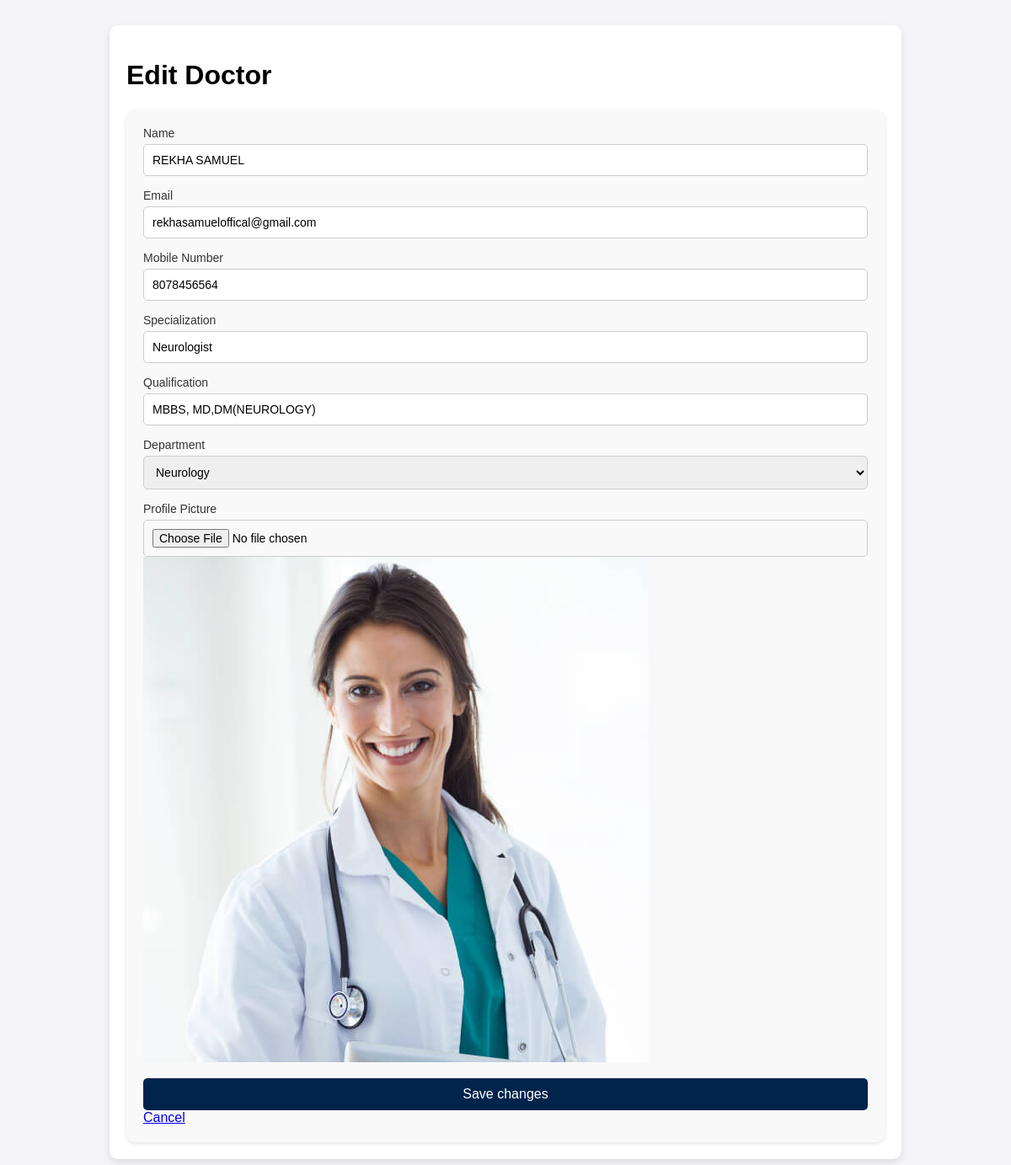
Screenshot of /doctors/edit/2/ with the database file from the repository.
### hmsapp/models.py (models this page shows, shortened)
class Doctor(models.Model):
    user = models.OneToOneField(CustomUser, on_delete=models.CASCADE, null=True, blank=True)
    doc_pic = models.ImageField(upload_to='doctor/images/',null=True, blank=True)
    doc_name = models.CharField(max_length=200)
    email = models.EmailField(max_length=200)
    mobile_number = models.CharField(max_length=15, validators=[phone_regex])
    qualification = models.CharField(max_length=200)
    specialization = models.CharField(max_length=200)
    department = models.ForeignKey(Department, on_delete=models.CASCADE)
    doctor_id = models.CharField(max_length=6, unique=True, null=True, blank=True)
    created_at = models.DateTimeField(auto_now_add=True)
    updated_at = models.DateTimeField(auto_now=True)

### hmsapp/views.py (the view)
# urls.py: path('doctors/edit/<int:doctor_id>/', views.edit_doctor, name='edit_doctor'),
def edit_doctor(request, doctor_id):
    departments = Department.objects.all()
    doctor = get_object_or_404(Doctor, id=doctor_id)
    user = doctor.user
    if request.method == 'POST':
        form = DoctorForm(request.POST, request.FILES, instance=doctor)
        if form.is_valid():
            email = form.cleaned_data['email']
            doc_name = form.cleaned_data['doc_name']
            if CustomUser.objects.filter(email=email).exclude(id=user.id).exists():
                messages.error(request, "This email is already associated with another account.")
                return redirect('edit_doctor', doctor_id=doctor.id)
            user.email = email
            user.username = doc_name
            user.save()
            form.save()
            messages.success(request, "Doctor updated successfully.")
            return redirect('admin_home')
    else:
        form = DoctorForm(instance=doctor)
    return render(request, 'admin/edit_doctor.html', {'form': form, 'departments' : departments })

### hmsapp/forms.py (shortened to what this page needs)
class DoctorForm(forms.ModelForm):
    class Meta:
        model = Doctor
        exclude = ['doctor_id']
        fields = [
            'doc_name', 'email', 'mobile_number',
            'specialization', 'qualification',
            'department', 'doc_pic'
        ]
        widgets = {
            'doc_name': forms.TextInput(attrs={'class': 'form-control'}),
            'email': forms.EmailInput(attrs={'class': 'form-control'}),
            'mobile_number': forms.TextInput(attrs={'class': 'form-control'}),
            'specialization': forms.TextInput(attrs={'class': 'form-control'}),
            'qualification': forms.TextInput(attrs={'class': 'form-control'}),
            'department': forms.Select(attrs={'class': 'form-control'}),
            'doc_pic': forms.ClearableFileInput(attrs={'class': 'form-control'}),
        }

### templates/admin/edit_doctor.html (shortened to what this page needs)
<!DOCTYPE html>
{% load static %}
<html lang="en">
<head>
    <link rel="stylesheet" href="{% static 'css/custom_form.css' %}">
</head>
<body>
    <div class="container">
        <h1>Edit Doctor</h1>
        <form method="POST" enctype="multipart/form-data" class="form-container">
            <div class="form-group">
                <label for="doc_name">Name</label>
                <input type="text" id="doc_name" name="doc_name" value="{{ form.doc_name.value }}" required>
            </div>
            <div class="form-group">
                <label for="email">Email</label>
                <input type="email" id="email" name="email" value="{{ form.email.value }}" required>
            </div>
            <div class="form-group">
                <label for="mobile_number">Mobile Number</label>
                <input type="tel" id="mobile_number" name="mobile_number" value="{{ form.mobile_number.value }}" required>
            </div>
            <div class="form-group">
                <label for="specialization">Specialization</label>
                <input type="text" id="specialization" name="specialization" value="{{ form.specialization.value }}" required>
            </div>
            <div class="form-group">
                <label for="qualification">Qualification</label>
                <input type="text" id="qualification" name="qualification" value="{{ form.qualification.value }}" required>
            </div>
            <div class="form-group">
                <label for="department">Department</label>
                <select id="department" name="department" required>
                    {% for dept in departments %}
                    <option value="{{ dept.id }}" {% if form.department.value == dept.id %}selected{% endif %}>{{ dept.dpt_name }}</option>
                    {% endfor %}
                </select>
            </div>
            <div class="form-group">
                <label for="doc_pic">Profile Picture</label>
                <input type="file" id="doc_pic" name="doc_pic" accept="image/*">
                {% if form.doc_pic.value %}
                <div class="image-preview">
                    <img src="{{ form.doc_pic.value.url }}" alt="Current Image">
                </div>
                {% endif %}
            </div>
            <div class="form-actions">
                <button type="submit" class="btn primary">Save changes</button>
                <a href="{% url 'admin_home' %}" class="btn secondary">Cancel</a>
            </div>
        </form>
    </div>
</body>
</html>

### static/css/custom_form.css (style rules this page uses)
body { font-family: Arial, sans-serif; margin: 0; padding: 10px; background-color: #f4f4f9; display: flex; justify-content: center; align-items: center; min-height: 100vh; }
.container { background-color: #fff; padding: 20px; border-radius: 10px; box-shadow: 0 4px 10px rgba(0, 0, 0, 0.1); width: 100%; max-width: 900px; margin-top: 20px; }
form { margin-top: 20px; background-color: #f9f9f9; padding: 20px; border-radius: 10px; box-shadow: 0 2px 5px rgba(0, 0, 0, 0.1); }
form .form-group { margin-bottom: 15px; }
form label { display: block; font-size: 14px; color: #333; margin-bottom: 5px; }
form input, form select,form textarea { width: 100%; padding: 10px; border: 1px solid #ccc; border-radius: 5px; font-size: 14px; box-sizing: border-box; }
form button { width: 100%; padding: 10px; background-color: #00244C; color: white; border: none; border-radius: 5px; font-size: 16px; cursor: pointer; }

### rows the page displays
Doctor: doc_name "REKHA SAMUEL", email "rekhasamueloffical@gmail.com", mobile_number "8078456564", specialization "Neurologist", qualification "MBBS, MD,DM(NEUROLOGY)"

### other values shown
form field department "Neurology"
